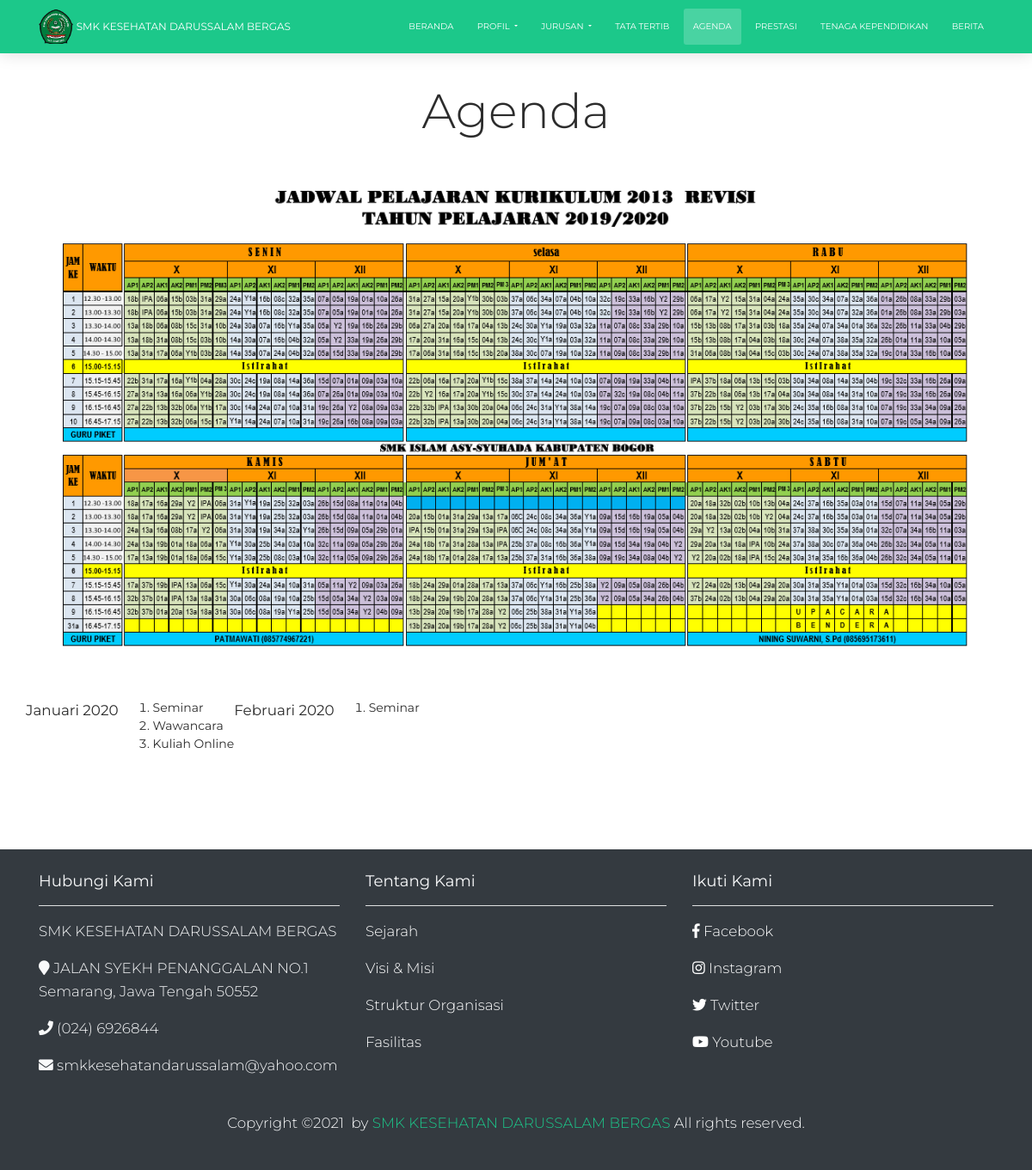
The page /index.php/agenda on the database its author committed.
### tables this page shows
CREATE TABLE `agenda` (
  `id` int(11) NOT NULL,
  `content` text NOT NULL,
  `photo` text NOT NULL
);

### application/controllers/Agenda.php (called while the page is built, shortened)
<?php
class Agenda extends CI_Controller {
	public function __construct()
	{
		$this->load->model('jadwal_model', 'jadwal');
	}
	public function index()
	{
		$data['title']		= 'Agenda';
		$data['page']		= 'agenda/index';
		$data['agenda']	= $this->jadwal->getData();
		$this->load->view('front/layouts/main', $data);
	}
}

### index.php (called while the page is built, shortened)
<?php
require_once BASEPATH.'core/CodeIgniter.php';

### application/models/Jadwal_model.php (called while the page is built, shortened)
<?php
class Jadwal_model extends CI_Model {
	public function getData()
	{
		return $this->db->get('agenda')->row();
	}
}

### application/views/front/pages/agenda/index.php (the view)
<div class="content mt-5 mb-5 pb-5 pt-5">
	<div class="container">
	<h1 class="display-4 my-auto text-center">Agenda</h1>
		<div class="row pt-5 pb-5">
			<img src="<?= base_url('img/agenda/' . $agenda->photo) ?>" class="img-fluid">
		</div>
		<div class="row text-justify">
			<?= $agenda->content ?>
		</div>
	</div>
</div>

### rows shown on the page
agenda: photo (picture), content "Januari 2020 Seminar Wawancara Kuliah Online Februari 2020 Seminar"
